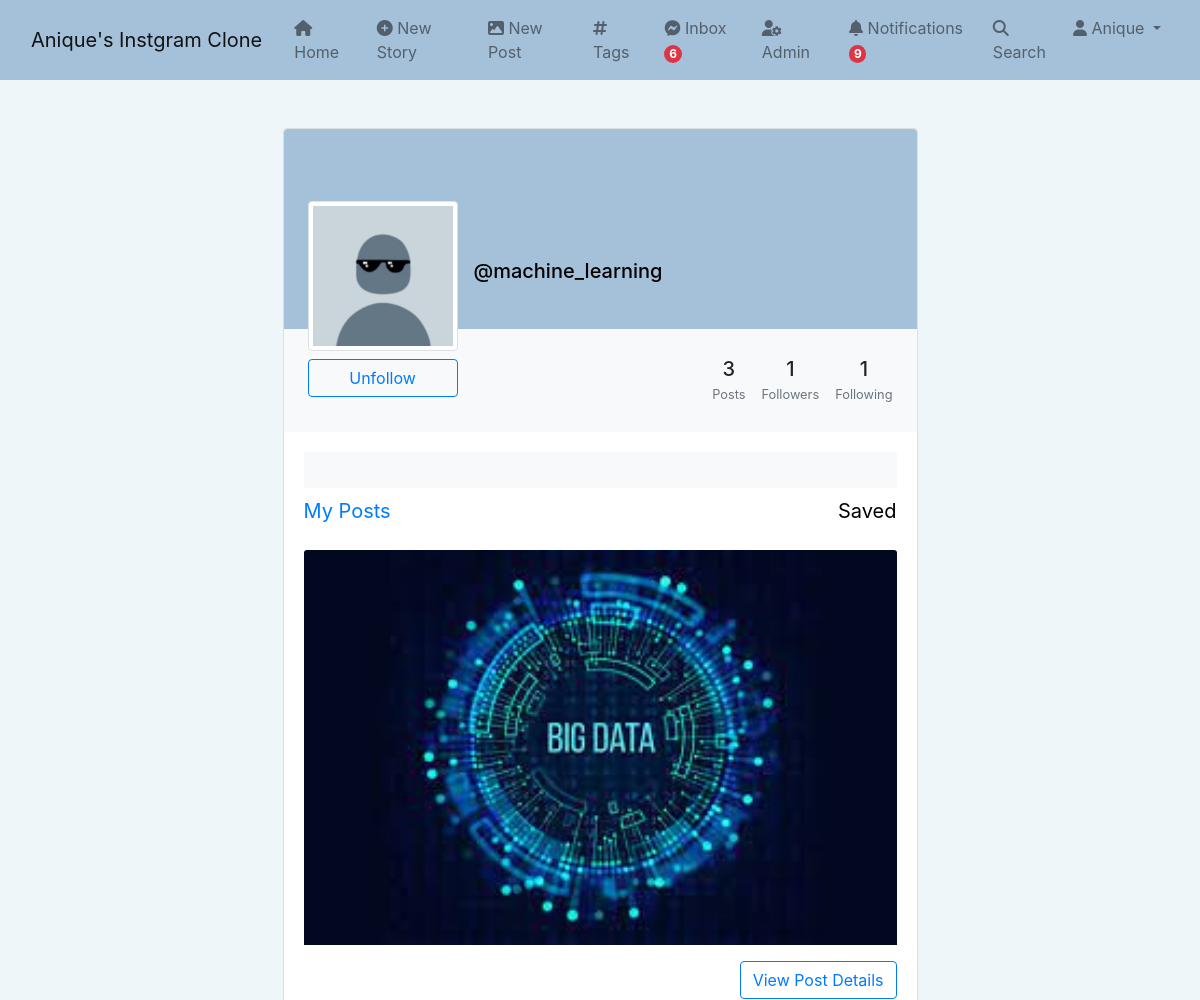
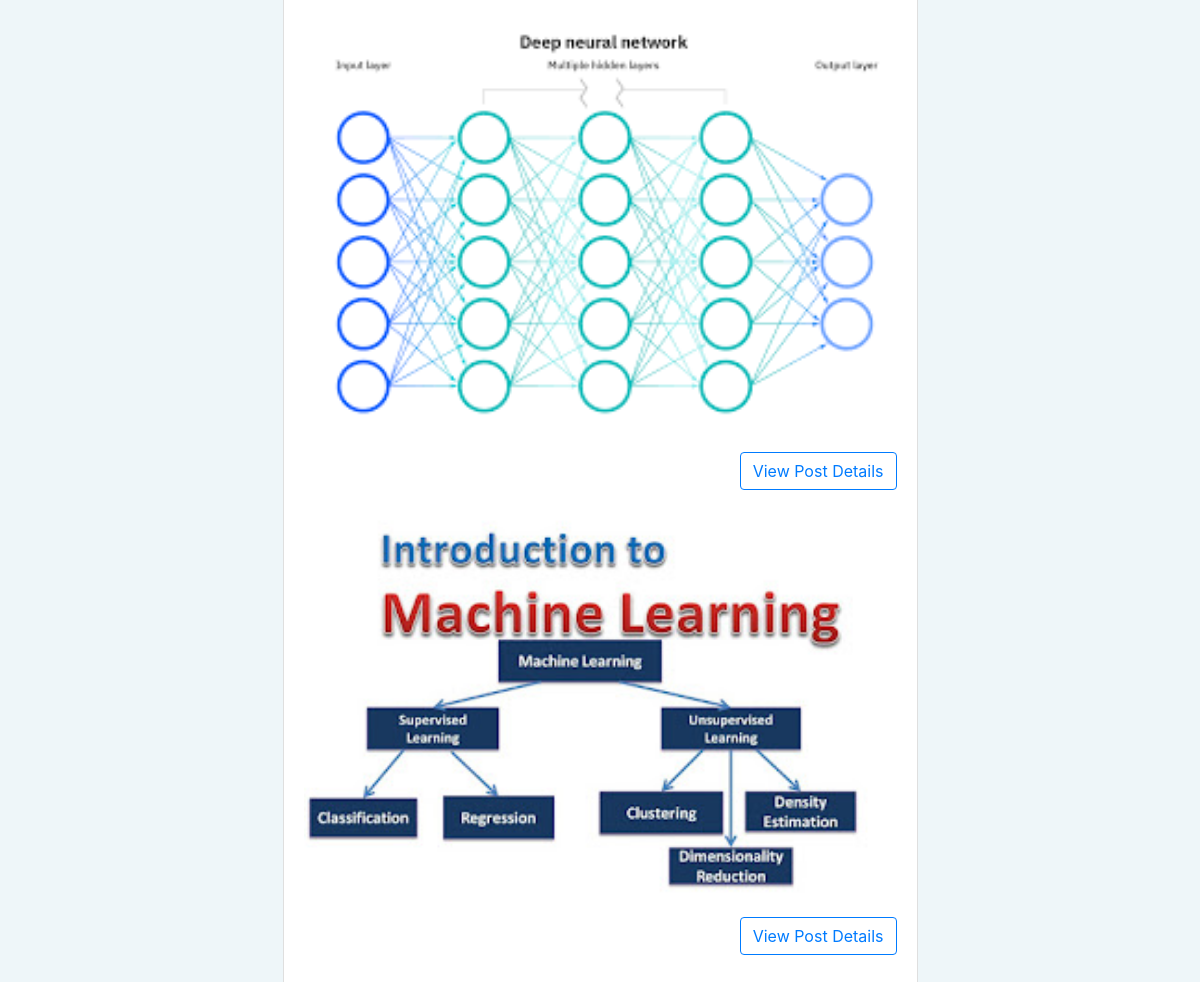
The page /machine_learning/ (signed in) on the database its author committed (2 pictures, top to bottom).
### app_auth/models.py (models this page shows, shortened)
class Profile(models.Model):
    user = models.OneToOneField(User, on_delete=models.CASCADE, related_name='profile')
    first_name = models.CharField(max_length=50, null=True, blank=True)
    last_name = models.CharField(max_length=50, null=True, blank=True)
    location = models.CharField(max_length=50, null=True, blank=True)
    url = models.URLField(max_length=80, null=True, blank=True)
    profile_info = models.TextField(max_length=150, null=True, blank=True)
    date = models.DateField(auto_now_add=True)
    favorites = models.ManyToManyField(Post)
    picture = models.ImageField(upload_to=user_directory_path, blank=True, null=True, verbose_name='Picture')

### post/models.py (models this page shows, shortened)
class Post(models.Model):
    id = models.UUIDField(primary_key=True,default=uuid.uuid4,editable=False)
    content = models.ManyToManyField(PostFileContent,related_name='contents')
    caption = models.TextField(max_length=9000,verbose_name='Caption')
    posted = models.DateTimeField(auto_now_add=True)
    tags = models.ManyToManyField(Tag,related_name='tags')
    user = models.ForeignKey(User,on_delete=models.CASCADE)
    likes = models.IntegerField(default=0)
    def get_absolute_url(self):
        return reverse("post_details", args=[str(self.id)])

class PostFileContent(models.Model):
    user = models.ForeignKey(User,on_delete=models.CASCADE,related_name='content_owner')
    file = models.FileField(upload_to=user_directory_path)

### app_auth/views.py (the view)
# urls.py: path("<username>/",views.profile,name='profile'),
@login_required
def profile(request,username):
    user = get_object_or_404(User,username=username)
    profile = Profile.objects.get(user=user)
    url_name = resolve(request.path).url_name
    if url_name == 'profile':
        posts = Post.objects.filter(user=user).order_by("-posted")
    else:
        posts = profile.favorites.all()
        posts.order_by("-posted")
    follow_status = Follow.objects.filter(follower=request.user,following=user)
    posts_count = Post.objects.filter(user=user).count()
    following_count = Follow.objects.filter(follower=user).count()
    followers_count = Follow.objects.filter(following=user).count()
    context = {
        "profile":profile,
        "url_name":url_name,
        "posts":posts,
        "posts_count":posts_count,
        "following_count":following_count,
        "followers_count":followers_count,
		"follow_status":follow_status,
    }
    return render(request,'authentication/profile.html',context)

### direct/views.py (called while the page is built)
def directs_count(request):
    directs_count = 0
    if request.user.is_authenticated:
        directs_count = Message.objects.filter(user=request.user,is_read=False).count()
    return {'directs_count':directs_count}

### notification/views.py (called while the page is built)
def count_notifications(request):
    count_notifications=0
    if request.user.is_authenticated:
        count_notifications = Notification.objects.filter(user=request.user,is_seen=False).count()
    return {"count_notifications":count_notifications}

### instagram_clone/templates/authentication/profile.html (shortened to what this page needs)
{% extends 'base.html' %} {% load static %}{% block stylesheet %}
<link rel="stylesheet" href="{% static 'css/index.css' %}" />
{% endblock stylesheet %}  {% block content %}
<section class="h-100 gradient-custom-2">
  <div class="container py-5 h-100">
    <div class="row d-flex justify-content-center align-items-center h-100">
      <div class="col col-lg-9 col-xl-7">
        <div class="card">
          <div
            class="rounded-top text-white d-flex flex-row"
            style="background-color: #a5c0d9; height: 200px"
          >
            <div class="ms-4 mt-5 d-flex flex-column" style="width: 150px">
              {% if profile.picture %}
              <img
                src="{{profile.picture.url}}"
                alt="Generic placeholder image"
                class="img-fluid img-thumbnail mt-4 mb-2"
                style="width: 150px; z-index: 1"
              />
              {% else %}
              <img
                src="{% static 'img/default_pfp.jpg' %}"
                alt="Generic placeholder image"
                class="img-fluid img-thumbnail mt-4 mb-2"
                style="width: 150px; z-index: 1"
              />
              {% endif %} {% if request.user.is_authenticated and request.user == profile.user %}
              <a
                href="{% url 'edit_profile' %}"
                style="z-index: 1"
                class="btn btn-outline-primary"
                data-mdb-ripple-color="dark"
                >Edit profile</a
              >{% else %} {% if follow_status %}<a
                href="{% url 'follow' profile.user 0 %}"
                style="z-index: 1"
                class="btn btn-outline-primary"
                data-mdb-ripple-color="dark"
                >Unfollow</a
              >{% endif %} {% endif %}
            </div>
            <div class="ms-3" style="margin-top: 130px">
              <h5 style="color: black">@{{profile.user.username}}</h5>
            </div>
          </div>
          <div class="p-4 text-black" style="background-color: #f8f9fa">
            <div class="d-flex justify-content-end text-center py-1">
              <div>
                <p class="mb-1 h5">{{posts_count}}</p>
                <p class="small text-muted mb-0">Posts</p>
              </div>
              <div class="px-3">
                <p class="mb-1 h5">{{followers_count}}</p>
                <p class="small text-muted mb-0">Followers</p>
              </div>
              <div>
                <p class="mb-1 h5">{{following_count}}</p>
                <p class="small text-muted mb-0">Following</p>
              </div>
            </div>
          </div>
          <div class="card-body text-black">
            <div class="mb-2">
              <div class="p-3" style="background-color: #f8f9fa">
              </div>
            </div>
            <div class="d-flex justify-content-between align-items-center mb-4">
              {% if url_name == 'profile' %}
              <p class="lead fw-normal mb-0">
                <a
                  href="{% url 'profile' request.user.username %}"
                  style="text-decoration: none"
                  >My Posts</a
                >
              </p>
              <p class="lead fw-normal mb-0">
                <a
                  href="{% url 'saved' request.user.username %}"
                  style="text-decoration: none; color: black"
                  >Saved</a
                >
              </p>
              {% endif %}
            </div>
            {% if posts.count == 0 %} {% if url_name == "profile" %}
            <div class="alert alert-primary" role="alert">
              You currently have no posts.
            </div>
            <a href="{% url 'new_post' %}"
              ><button type="button" class="btn btn-outline-primary">
                Create New Post!
              </button></a
            >
            {% else %}
            <div class="alert alert-primary" role="alert">
              You currently have not saved any posts.
            </div>
            {% endif %} {% else %}{% for post in posts %}
            {% if post.content.all.count == 1 %}
            {% if post.content.first.file.name|slice:'-3:'|lower == 'jpg' or post.content.first.file.name|slice:'-3:'|lower == 'png' %}
                <img
                  src="{{post.content.first.file.url}}"
                  class="card-img-top"
                  alt="..."
              />
            {% endif %}
            {% endif %}<a
            href="{{post.get_absolute_url}}"
            class="btn btn-outline-primary mt-3 mb-3 float-end"
            >View Post Details</a
          >
            {% endfor %}{% endif %}
          </div>
        </div>
      </div>
    </div>
  </div>
</section>
{% endblock content %}

### instagram_clone/templates/base.html (shortened to what this page needs)
{% load static %}
<!DOCTYPE html>
<html lang="en">
  <head>
    <link
      href="https://cdn.jsdelivr.net/npm/bootstrap@5.0.2/dist/css/bootstrap.min.css"
      rel="stylesheet"
    />
    <link
      rel="stylesheet"
      href="https://cdnjs.cloudflare.com/ajax/libs/font-awesome/6.1.1/css/all.min.css"
    />
    <link
      rel="stylesheet"
      href="https://stackpath.bootstrapcdn.com/bootstrap/4.3.1/css/bootstrap.min.css"
    />
    {% block stylesheet %}{% endblock stylesheet %}
  </head>
  <body style="background-color: #eef6f9">
    <nav
      class="navbar navbar-expand-lg navbar-light"
      style="background-color: #a5c0d9"
    >
      <div class="container-fluid">
        <a class="navbar-brand" href="#">Anique's Instgram Clone</a>
        <div class="collapse navbar-collapse" id="navbarSupportedContent">
          <ul class="navbar-nav me-auto mb-2 mb-lg-0">
            <li class="nav-item ml-2">
              <a class="nav-link" aria-current="page" href="{% url 'index' %}"
                ><i class="fa fa-home"></i> Home</a
              >
            </li>
            <li class="nav-item ml-2">
              <a class="nav-link" href="{% url 'new_story' %}"
                ><i class="fa fa-plus-circle"></i> New Story</a
              >
            </li>
            <li class="nav-item ml-2">
              <a class="nav-link" href="{% url 'new_post' %}"
                ><i class="fa fa-image"></i> New Post</a
              >
            </li>
            <li class="nav-item ml-2">
              <a class="nav-link" href="{% url 'tags' %}"
                ><i class="fa fa-hashtag"></i> Tags</a
              >
            </li>
            <li class="nav-item ml-2">
              <a class="nav-link" href="{% url 'inbox' %}"
                ><i class="fa-brands fa-facebook-messenger"></i> Inbox
                {% if directs_count %}
                <span class="badge rounded-pill bg-danger"
                  >{{directs_count}}</span
                >{% endif %}
              </a>
            </li>
            {% if request.user.is_superuser %}
            <li class="nav-item ml-2">
              <a class="nav-link" href="/admin"
                ><i class="fa-solid fa-user-gear"></i> Admin</a
              >
            </li>
            {% endif %}
            <li class="nav-item ml-2">
              <a class="nav-link" href="{% url 'notifications' %}"
                ><i class="fa-solid fa-bell"></i> Notifications
                {% if count_notifications %}
                <span class="badge rounded-pill bg-danger"
                  >{{count_notifications}}</span
                >{% endif %}
              </a>
            </li>
            <li class="nav-item ml-2">
              <a class="nav-link" href="{% url 'search_user' %}"
                ><i class="fa-solid fa-search"></i> Search</a
              >
            </li>
            <li class="nav-item dropdown">
              <a
                class="nav-link dropdown-toggle"
                href="#"
                id="navbarDropdown"
                role="button"
                data-bs-toggle="dropdown"
                aria-expanded="false"
              >
                <i class="fa fa-user"></i> {{request.user.username|capfirst}}
              </a>
            </li>
          </ul>
        </div>
      </div>
    </nav>
    {% block content %}{% endblock content %}
  </body>
</html>

### rows shown on the page
Profile: user.username "machine_learning"
Post: content.first.file (picture)
Post: content.first.file (picture)
Post: content.first.file (picture)

### other values the page prints
{{ directs_count }} "6"
{{ count_notifications }} "9"
{{ request.user.username|capfirst }} "Anique"
{{ posts_count }} "3"
{{ followers_count }} "1"
{{ following_count }} "1"
